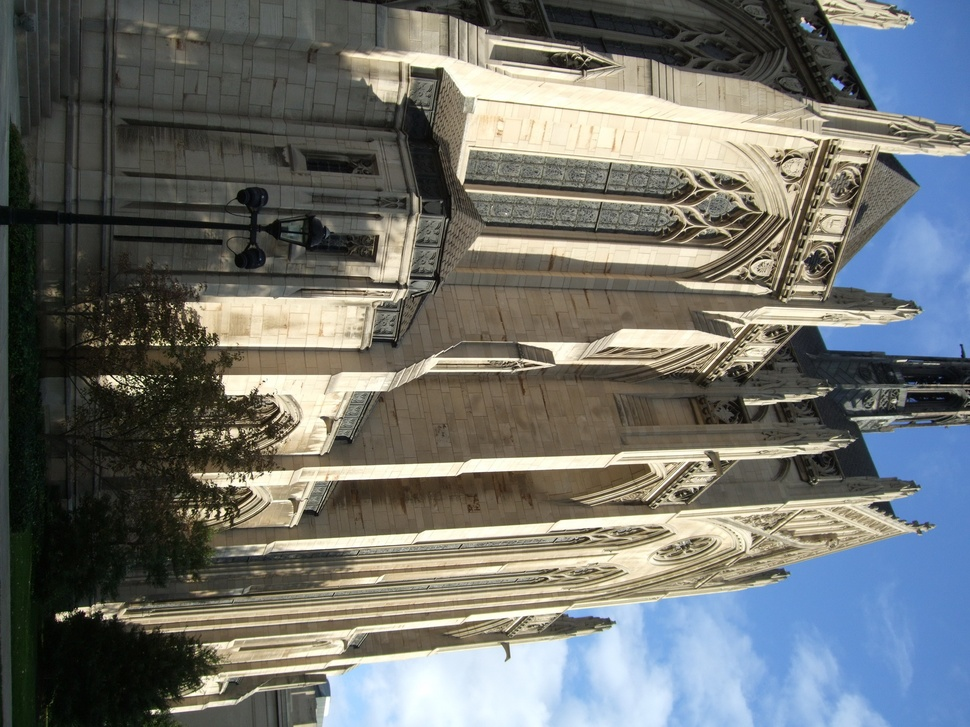
//> input picture SFMLibTest/SFMLibTest/CH02.JPG, 970 x 727 px, shrunk from 2000 x 1500 before the run, given in place of test_image.jpg, which was not available
$ ./main   (built with g++ and OpenCV 4)
//> lines starting //> are read from the running program, lines starting //| are printed output that depends on the picture; pictures that were not available may be replaced by others from this repository, and a replacement may not be noted
//
//  main.cpp
//  image_warping
//
//  Created by Yuyin Sun on 15-11-23.
//  Copyright (c) 2015年 Yuyin Sun. All rights reserved.
//

#include <iostream>
#include <opencv2/core/core.hpp>
#include <opencv2/highgui/highgui.hpp>
#include <opencv2/imgproc/imgproc.hpp>

using namespace cv;
using namespace std;

int main(int argc, const char * argv[]) {

    Point2f srcTri[3];
    Point2f dstTri[3];


    Mat im = imread("/Users/sunyuyin/Desktop/test_image.jpg");
//> im is the input picture: 727 rows x 970 cols, CV_8UC3; mean B, G, R 109.7, 113.3, 110.8

    if (im.empty()) {
        exit(-1);
    }

    namedWindow("Image");
    imshow("Image", im);

    Mat& src = im;

    srcTri[0] = Point2f(0, 0);
    srcTri[1] = Point2f(src.cols - 1, 0);
    srcTri[2] = Point2f(0, src.rows - 1);

    dstTri[0] = Point2f(src.cols * 0.0, src.rows*0.33);
    dstTri[1] = Point2f(src.cols * 0.85, src.rows * 0.25);
    dstTri[2] = Point2f(src.cols * 0.15, src.rows * 0.7);

    Mat warp_mat = getAffineTransform(srcTri, dstTri);
//> warp_mat = [[0.851, 0.2, 0], [-0.06, 0.371, 239.9]]


    Mat dst = Mat::zeros(src.rows, src.cols, src.type());

    warpAffine(src, dst, warp_mat, dst.size());
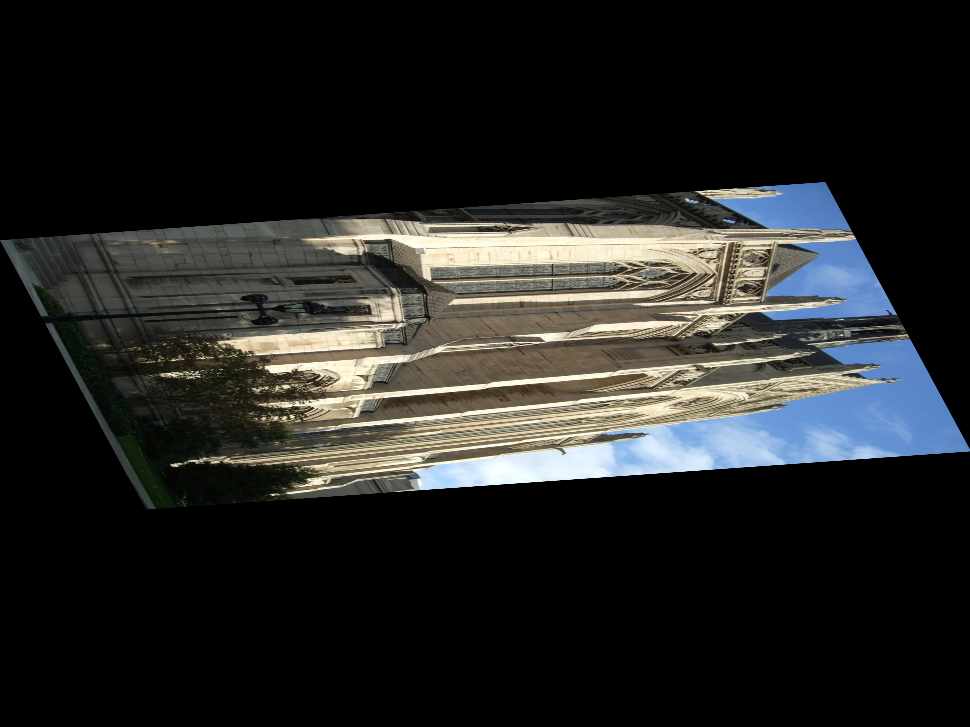
//> dst: 727 rows x 970 cols, CV_8UC3; mean B, G, R 35.9, 37.1, 36.3


    Point center = Point(dst.cols/2, dst.rows/2);
//> center = Point(485, 363)
    double angle = -50.0;
    double scale = 0.6;

    Mat rot_mat = getRotationMatrix2D(center, angle, scale);

    warpAffine(dst, dst, rot_mat, dst.size());
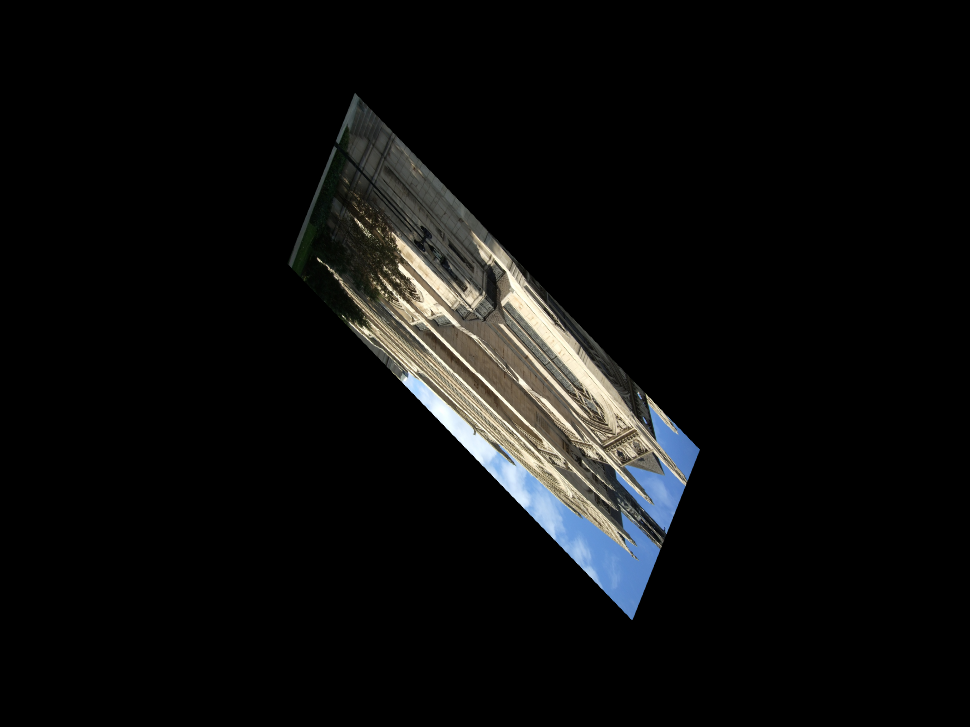
//> dst: 727 rows x 970 cols, CV_8UC3; mean B, G, R 12.9, 13.4, 13.1

    namedWindow("Warped Image");
    imshow("Warped Image", dst);


    waitKey(0);

    destroyAllWindows();

    return 0;
}

$ run again, on SFMLibTest/SFMLibTest/CH03.JPG
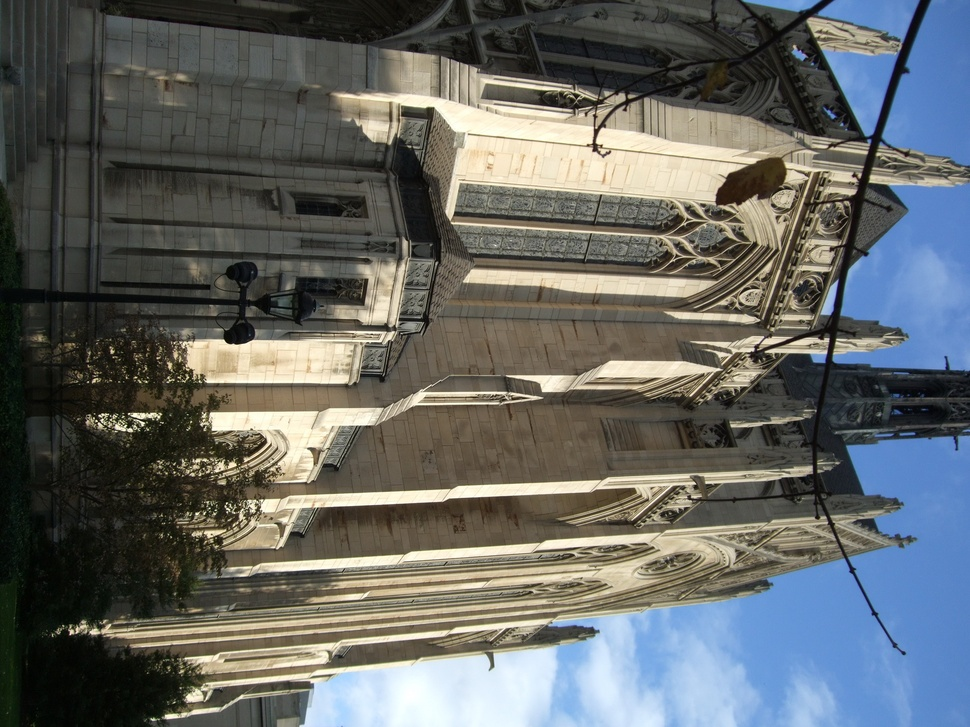
//> input picture SFMLibTest/SFMLibTest/CH03.JPG, 970 x 727 px, shrunk from 2000 x 1500 before the run, given in place of test_image.jpg, which was not available
//> im is the input picture: 727 rows x 970 cols, CV_8UC3; mean B, G, R 101.8, 103.5, 100.2
//> `warpAffine(src, dst, warp_mat, dst.size());`:
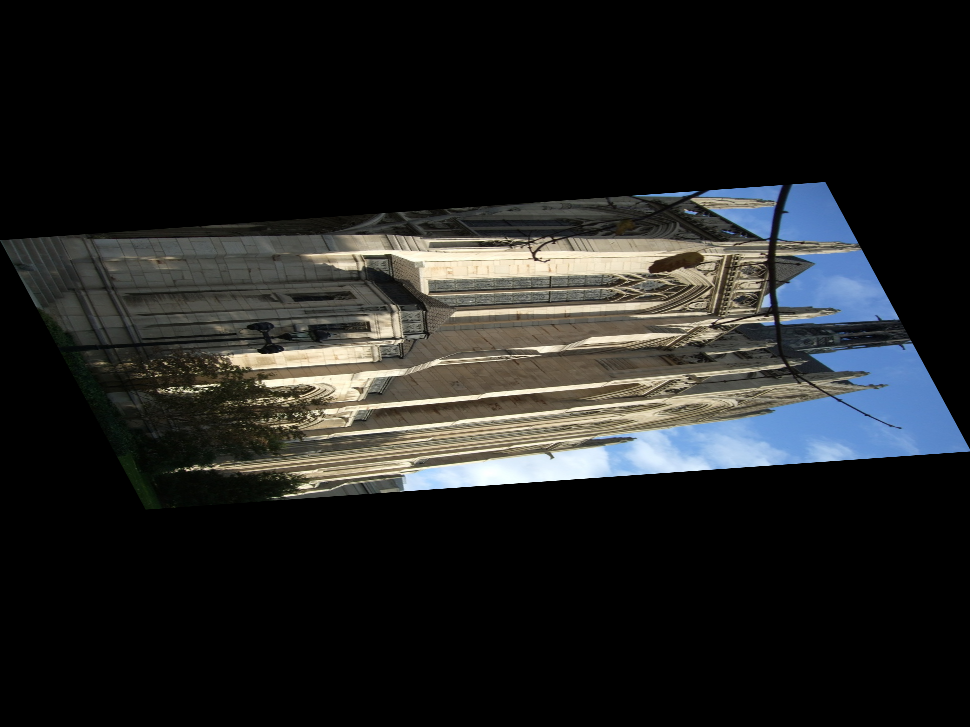
//> dst: 727 rows x 970 cols, CV_8UC3; mean B, G, R 33.3, 33.9, 32.8
//> `warpAffine(dst, dst, rot_mat, dst.size());`:
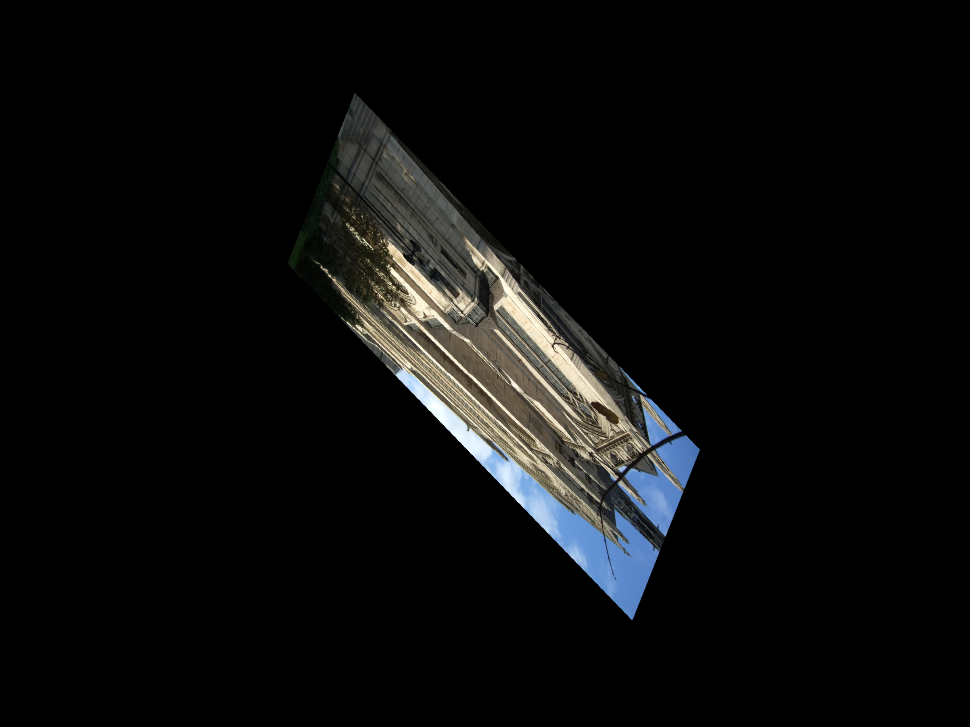
//> dst: 727 rows x 970 cols, CV_8UC3; mean B, G, R 12, 12.2, 11.8

$ run again, on SFMLibTest/SFMLibTest/CH04.JPG
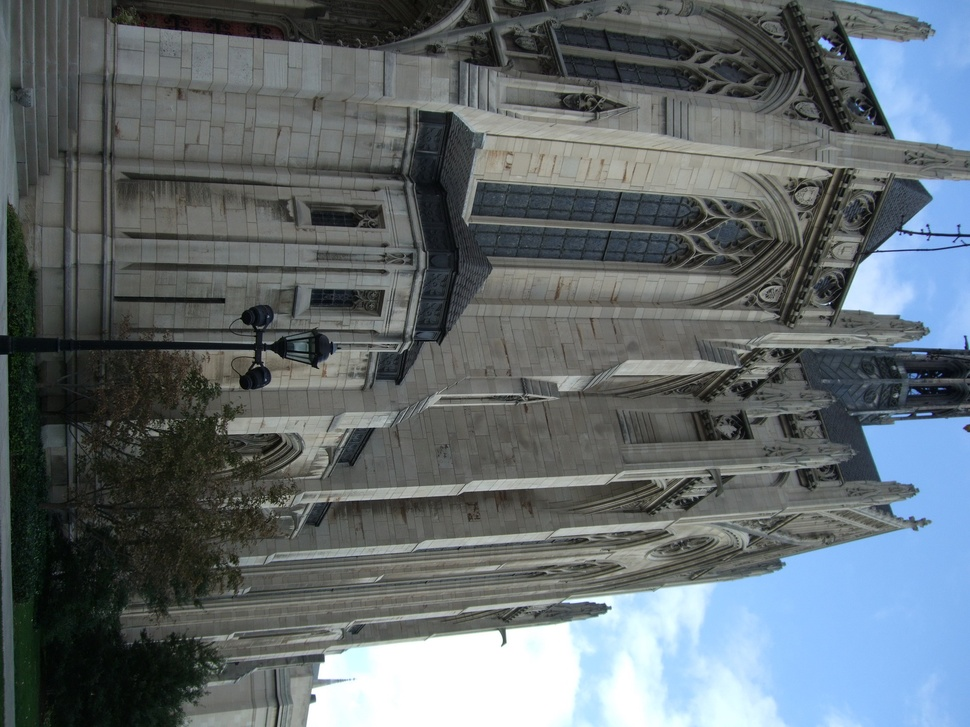
//> input picture SFMLibTest/SFMLibTest/CH04.JPG, 970 x 727 px, shrunk from 2000 x 1500 before the run, given in place of test_image.jpg, which was not available
//> im is the input picture: 727 rows x 970 cols, CV_8UC3; mean B, G, R 110.6, 106.5, 97.7
//> `warpAffine(src, dst, warp_mat, dst.size());`:
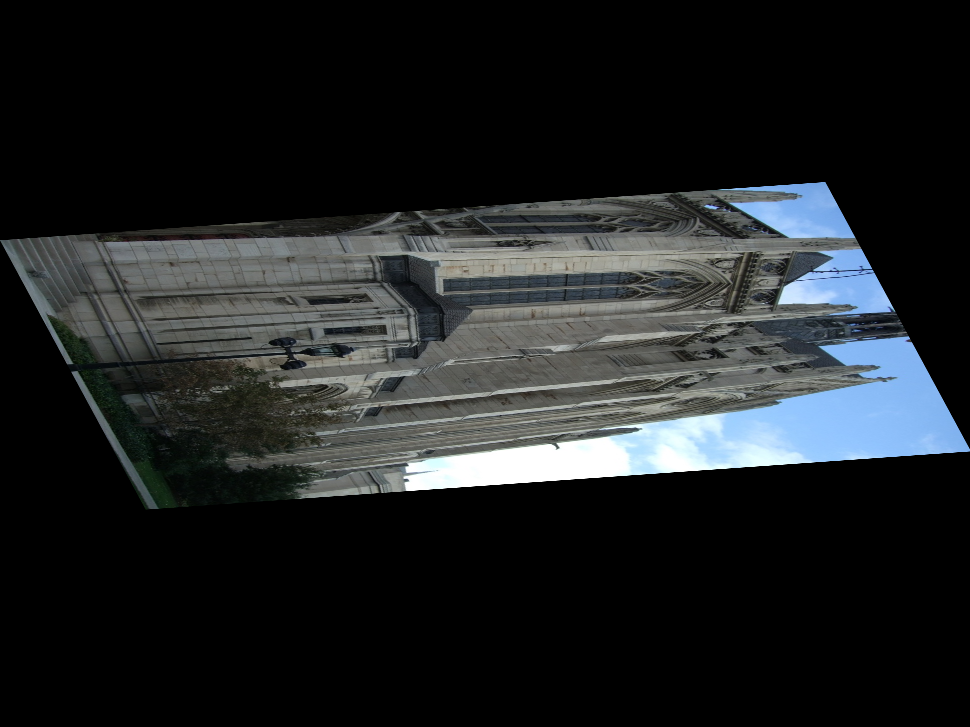
//> dst: 727 rows x 970 cols, CV_8UC3; mean B, G, R 36.2, 34.9, 32
//> `warpAffine(dst, dst, rot_mat, dst.size());`:
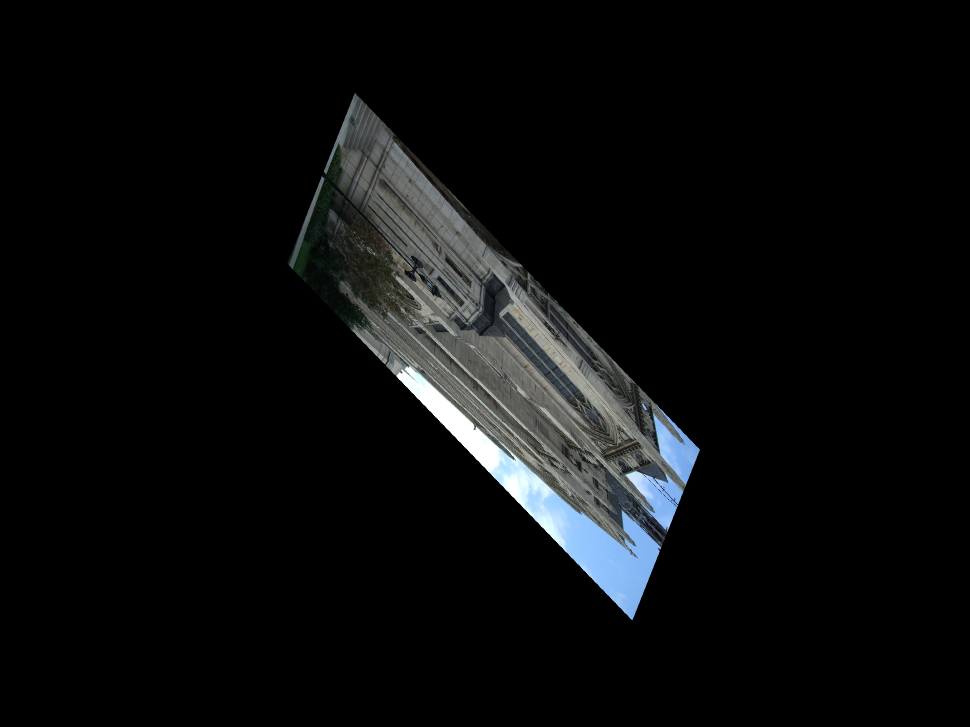
//> dst: 727 rows x 970 cols, CV_8UC3; mean B, G, R 13, 12.5, 11.5
